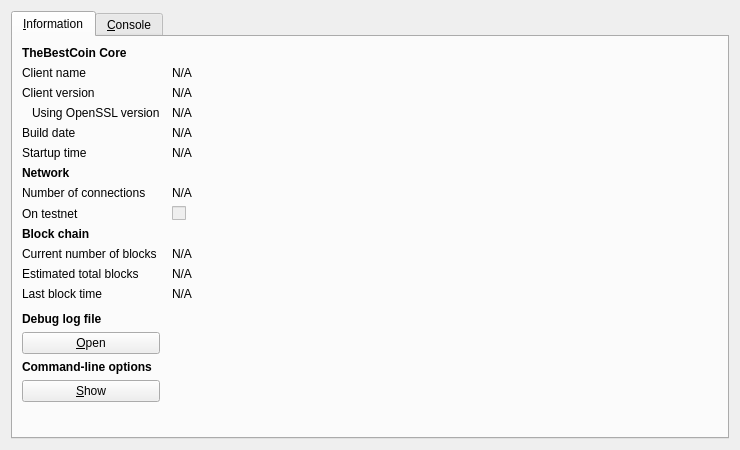
<?xml version="1.0" encoding="UTF-8"?>
<ui version="4.0">
 <class>RPCConsole</class>
 <widget class="QDialog" name="RPCConsole">
  <property name="geometry">
   <rect>
    <x>0</x>
    <y>0</y>
    <width>740</width>
    <height>450</height>
   </rect>
  </property>
  <property name="windowTitle">
   <string>TheBestCoin - Debug window</string>
  </property>
  <layout class="QVBoxLayout" name="verticalLayout_2">
   <item>
    <widget class="QTabWidget" name="tabWidget">
     <property name="currentIndex">
      <number>0</number>
     </property>
     <widget class="QWidget" name="tab_info">
      <attribute name="title">
       <string>&amp;Information</string>
      </attribute>
      <layout class="QGridLayout" name="gridLayout" columnstretch="0,1">
       <property name="horizontalSpacing">
        <number>12</number>
       </property>
       <item row="0" column="0">
        <widget class="QLabel" name="label_9">
         <property name="font">
          <font>
           <weight>75</weight>
           <bold>true</bold>
          </font>
         </property>
         <property name="text">
          <string>TheBestCoin Core</string>
         </property>
        </widget>
       </item>
       <item row="1" column="0">
        <widget class="QLabel" name="label_5">
         <property name="text">
          <string>Client name</string>
         </property>
        </widget>
       </item>
       <item row="1" column="1">
        <widget class="QLabel" name="clientName">
         <property name="cursor">
          <cursorShape>IBeamCursor</cursorShape>
         </property>
         <property name="text">
          <string>N/A</string>
         </property>
         <property name="textFormat">
          <enum>Qt::PlainText</enum>
         </property>
         <property name="textInteractionFlags">
          <set>Qt::LinksAccessibleByMouse|Qt::TextSelectableByKeyboard|Qt::TextSelectableByMouse</set>
         </property>
        </widget>
       </item>
       <item row="2" column="0">
        <widget class="QLabel" name="label_6">
         <property name="text">
          <string>Client version</string>
         </property>
        </widget>
       </item>
       <item row="2" column="1">
        <widget class="QLabel" name="clientVersion">
         <property name="cursor">
          <cursorShape>IBeamCursor</cursorShape>
         </property>
         <property name="text">
          <string>N/A</string>
         </property>
         <property name="textFormat">
          <enum>Qt::PlainText</enum>
         </property>
         <property name="textInteractionFlags">
          <set>Qt::LinksAccessibleByMouse|Qt::TextSelectableByKeyboard|Qt::TextSelectableByMouse</set>
         </property>
        </widget>
       </item>
       <item row="3" column="0">
        <widget class="QLabel" name="label_14">
         <property name="text">
          <string>Using OpenSSL version</string>
         </property>
         <property name="indent">
          <number>10</number>
         </property>
        </widget>
       </item>
       <item row="3" column="1">
        <widget class="QLabel" name="openSSLVersion">
         <property name="cursor">
          <cursorShape>IBeamCursor</cursorShape>
         </property>
         <property name="text">
          <string>N/A</string>
         </property>
         <property name="textFormat">
          <enum>Qt::PlainText</enum>
         </property>
         <property name="textInteractionFlags">
          <set>Qt::LinksAccessibleByMouse|Qt::TextSelectableByKeyboard|Qt::TextSelectableByMouse</set>
         </property>
        </widget>
       </item>
       <item row="4" column="0">
        <widget class="QLabel" name="label_12">
         <property name="text">
          <string>Build date</string>
         </property>
        </widget>
       </item>
       <item row="4" column="1">
        <widget class="QLabel" name="buildDate">
         <property name="cursor">
          <cursorShape>IBeamCursor</cursorShape>
         </property>
         <property name="text">
          <string>N/A</string>
         </property>
         <property name="textFormat">
          <enum>Qt::PlainText</enum>
         </property>
         <property name="textInteractionFlags">
          <set>Qt::LinksAccessibleByMouse|Qt::TextSelectableByKeyboard|Qt::TextSelectableByMouse</set>
         </property>
        </widget>
       </item>
       <item row="5" column="0">
        <widget class="QLabel" name="label_13">
         <property name="text">
          <string>Startup time</string>
         </property>
        </widget>
       </item>
       <item row="5" column="1">
        <widget class="QLabel" name="startupTime">
         <property name="cursor">
          <cursorShape>IBeamCursor</cursorShape>
         </property>
         <property name="text">
          <string>N/A</string>
         </property>
         <property name="textFormat">
          <enum>Qt::PlainText</enum>
         </property>
         <property name="textInteractionFlags">
          <set>Qt::LinksAccessibleByMouse|Qt::TextSelectableByKeyboard|Qt::TextSelectableByMouse</set>
         </property>
        </widget>
       </item>
       <item row="6" column="0">
        <widget class="QLabel" name="label_11">
         <property name="font">
          <font>
           <weight>75</weight>
           <bold>true</bold>
          </font>
         </property>
         <property name="text">
          <string>Network</string>
         </property>
        </widget>
       </item>
       <item row="7" column="0">
        <widget class="QLabel" name="label_7">
         <property name="text">
          <string>Number of connections</string>
         </property>
        </widget>
       </item>
       <item row="7" column="1">
        <widget class="QLabel" name="numberOfConnections">
         <property name="cursor">
          <cursorShape>IBeamCursor</cursorShape>
         </property>
         <property name="text">
          <string>N/A</string>
         </property>
         <property name="textFormat">
          <enum>Qt::PlainText</enum>
         </property>
         <property name="textInteractionFlags">
          <set>Qt::LinksAccessibleByMouse|Qt::TextSelectableByKeyboard|Qt::TextSelectableByMouse</set>
         </property>
        </widget>
       </item>
       <item row="8" column="0">
        <widget class="QLabel" name="label_8">
         <property name="text">
          <string>On testnet</string>
         </property>
        </widget>
       </item>
       <item row="8" column="1">
        <widget class="QCheckBox" name="isTestNet">
         <property name="enabled">
          <bool>false</bool>
         </property>
         <property name="text">
          <string/>
         </property>
        </widget>
       </item>
       <item row="9" column="0">
        <widget class="QLabel" name="label_10">
         <property name="font">
          <font>
           <weight>75</weight>
           <bold>true</bold>
          </font>
         </property>
         <property name="text">
          <string>Block chain</string>
         </property>
        </widget>
       </item>
       <item row="10" column="0">
        <widget class="QLabel" name="label_3">
         <property name="text">
          <string>Current number of blocks</string>
         </property>
        </widget>
       </item>
       <item row="10" column="1">
        <widget class="QLabel" name="numberOfBlocks">
         <property name="cursor">
          <cursorShape>IBeamCursor</cursorShape>
         </property>
         <property name="text">
          <string>N/A</string>
         </property>
         <property name="textFormat">
          <enum>Qt::PlainText</enum>
         </property>
         <property name="textInteractionFlags">
          <set>Qt::LinksAccessibleByMouse|Qt::TextSelectableByKeyboard|Qt::TextSelectableByMouse</set>
         </property>
        </widget>
       </item>
       <item row="11" column="0">
        <widget class="QLabel" name="label_4">
         <property name="text">
          <string>Estimated total blocks</string>
         </property>
        </widget>
       </item>
       <item row="11" column="1">
        <widget class="QLabel" name="totalBlocks">
         <property name="cursor">
          <cursorShape>IBeamCursor</cursorShape>
         </property>
         <property name="text">
          <string>N/A</string>
         </property>
         <property name="textFormat">
          <enum>Qt::PlainText</enum>
         </property>
         <property name="textInteractionFlags">
          <set>Qt::LinksAccessibleByMouse|Qt::TextSelectableByKeyboard|Qt::TextSelectableByMouse</set>
         </property>
        </widget>
       </item>
       <item row="12" column="0">
        <widget class="QLabel" name="label_2">
         <property name="text">
          <string>Last block time</string>
         </property>
        </widget>
       </item>
       <item row="12" column="1">
        <widget class="QLabel" name="lastBlockTime">
         <property name="cursor">
          <cursorShape>IBeamCursor</cursorShape>
         </property>
         <property name="text">
          <string>N/A</string>
         </property>
         <property name="textFormat">
          <enum>Qt::PlainText</enum>
         </property>
         <property name="textInteractionFlags">
          <set>Qt::LinksAccessibleByMouse|Qt::TextSelectableByKeyboard|Qt::TextSelectableByMouse</set>
         </property>
        </widget>
       </item>
       <item row="13" column="0">
        <spacer name="verticalSpacer_2">
         <property name="orientation">
          <enum>Qt::Vertical</enum>
         </property>
         <property name="sizeHint" stdset="0">
          <size>
           <width>20</width>
           <height>20</height>
          </size>
         </property>
        </spacer>
       </item>
       <item row="14" column="0">
        <widget class="QLabel" name="labelDebugLogfile">
         <property name="font">
          <font>
           <weight>75</weight>
           <bold>true</bold>
          </font>
         </property>
         <property name="text">
          <string>Debug log file</string>
         </property>
        </widget>
       </item>
       <item row="15" column="0">
        <widget class="QPushButton" name="openDebugLogfileButton">
         <property name="toolTip">
          <string>Open the TheBestCoin debug log file from the current data directory. This can take a few seconds for large log files.</string>
         </property>
         <property name="text">
          <string>&amp;Open</string>
         </property>
         <property name="autoDefault">
          <bool>false</bool>
         </property>
        </widget>
       </item>
       <item row="16" column="0">
        <widget class="QLabel" name="labelCLOptions">
         <property name="font">
          <font>
           <weight>75</weight>
           <bold>true</bold>
          </font>
         </property>
         <property name="text">
          <string>Command-line options</string>
         </property>
        </widget>
       </item>
       <item row="17" column="0">
        <widget class="QPushButton" name="showCLOptionsButton">
         <property name="toolTip">
          <string>Show the TheBestCoin-Qt help message to get a list with possible TheBestCoin command-line options.</string>
         </property>
         <property name="text">
          <string>&amp;Show</string>
         </property>
         <property name="autoDefault">
          <bool>false</bool>
         </property>
        </widget>
       </item>
       <item row="18" column="0">
        <spacer name="verticalSpacer">
         <property name="orientation">
          <enum>Qt::Vertical</enum>
         </property>
         <property name="sizeHint" stdset="0">
          <size>
           <width>20</width>
           <height>40</height>
          </size>
         </property>
        </spacer>
       </item>
      </layout>
     </widget>
     <widget class="QWidget" name="tab_console">
      <attribute name="title">
       <string>&amp;Console</string>
      </attribute>
      <layout class="QVBoxLayout" name="verticalLayout_3">
       <property name="spacing">
        <number>3</number>
       </property>
       <item>
        <widget class="QTextEdit" name="messagesWidget">
         <property name="minimumSize">
          <size>
           <width>0</width>
           <height>100</height>
          </size>
         </property>
         <property name="readOnly">
          <bool>true</bool>
         </property>
         <property name="tabKeyNavigation" stdset="0">
          <bool>false</bool>
         </property>
         <property name="columnCount" stdset="0">
          <number>2</number>
         </property>
        </widget>
       </item>
       <item>
        <layout class="QHBoxLayout" name="horizontalLayout">
         <property name="spacing">
          <number>3</number>
         </property>
         <item>
          <widget class="QLabel" name="label">
           <property name="text">
            <string notr="true">&gt;</string>
           </property>
          </widget>
         </item>
         <item>
          <widget class="QLineEdit" name="lineEdit"/>
         </item>
         <item>
          <widget class="QPushButton" name="clearButton">
           <property name="maximumSize">
            <size>
             <width>24</width>
             <height>24</height>
            </size>
           </property>
           <property name="toolTip">
            <string>Clear console</string>
           </property>
           <property name="text">
            <string/>
           </property>
           <property name="icon">
            <iconset resource="../bitcoin.qrc">
             <normaloff>:/icons/remove</normaloff>:/icons/remove</iconset>
           </property>
           <property name="shortcut">
            <string notr="true">Ctrl+L</string>
           </property>
           <property name="autoDefault">
            <bool>false</bool>
           </property>
          </widget>
         </item>
        </layout>
       </item>
      </layout>
     </widget>
    </widget>
   </item>
  </layout>
 </widget>
 <resources>
  <include location="../bitcoin.qrc"/>
 </resources>
 <connections/>
</ui>
